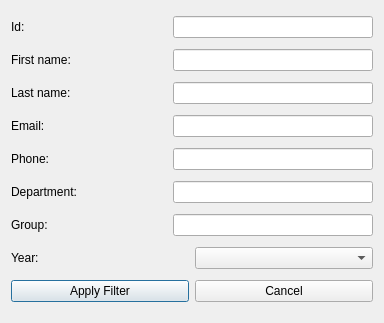
<?xml version="1.0" encoding="UTF-8"?>
<ui version="4.0">
 <class>SelectFilterDialog</class>
 <widget class="QDialog" name="SelectFilterDialog">
  <property name="geometry">
   <rect>
    <x>0</x>
    <y>0</y>
    <width>384</width>
    <height>323</height>
   </rect>
  </property>
  <property name="windowTitle">
   <string>Select Filter</string>
  </property>
  <layout class="QVBoxLayout" name="verticalLayout">
   <item>
    <layout class="QHBoxLayout" name="horizontalLayout_9">
     <item>
      <widget class="QLabel" name="label_8">
       <property name="text">
        <string>Id:</string>
       </property>
      </widget>
     </item>
     <item>
      <widget class="QLineEdit" name="leId">
       <property name="maximumSize">
        <size>
         <width>200</width>
         <height>16777215</height>
        </size>
       </property>
       <property name="text">
        <string/>
       </property>
      </widget>
     </item>
    </layout>
   </item>
   <item>
    <layout class="QHBoxLayout" name="horizontalLayout_6">
     <item>
      <widget class="QLabel" name="label">
       <property name="text">
        <string>First name:</string>
       </property>
      </widget>
     </item>
     <item>
      <widget class="QLineEdit" name="leFirstName">
       <property name="maximumSize">
        <size>
         <width>200</width>
         <height>16777215</height>
        </size>
       </property>
      </widget>
     </item>
    </layout>
   </item>
   <item>
    <layout class="QHBoxLayout" name="horizontalLayout_5">
     <item>
      <widget class="QLabel" name="label_2">
       <property name="text">
        <string>Last name:</string>
       </property>
      </widget>
     </item>
     <item>
      <widget class="QLineEdit" name="leLastName">
       <property name="maximumSize">
        <size>
         <width>200</width>
         <height>16777215</height>
        </size>
       </property>
      </widget>
     </item>
    </layout>
   </item>
   <item>
    <layout class="QHBoxLayout" name="horizontalLayout_4">
     <item>
      <widget class="QLabel" name="label_3">
       <property name="text">
        <string>Email:</string>
       </property>
      </widget>
     </item>
     <item>
      <widget class="QLineEdit" name="leEmail">
       <property name="maximumSize">
        <size>
         <width>200</width>
         <height>16777215</height>
        </size>
       </property>
      </widget>
     </item>
    </layout>
   </item>
   <item>
    <layout class="QHBoxLayout" name="horizontalLayout_3">
     <item>
      <widget class="QLabel" name="label_4">
       <property name="text">
        <string>Phone:</string>
       </property>
      </widget>
     </item>
     <item>
      <widget class="QLineEdit" name="lePhone">
       <property name="maximumSize">
        <size>
         <width>200</width>
         <height>16777215</height>
        </size>
       </property>
      </widget>
     </item>
    </layout>
   </item>
   <item>
    <layout class="QHBoxLayout" name="horizontalLayout_2">
     <item>
      <widget class="QLabel" name="label_5">
       <property name="text">
        <string>Department:</string>
       </property>
      </widget>
     </item>
     <item>
      <widget class="QLineEdit" name="leDepartment">
       <property name="maximumSize">
        <size>
         <width>200</width>
         <height>16777215</height>
        </size>
       </property>
      </widget>
     </item>
    </layout>
   </item>
   <item>
    <layout class="QHBoxLayout" name="horizontalLayout">
     <item>
      <widget class="QLabel" name="label_6">
       <property name="text">
        <string>Group:</string>
       </property>
      </widget>
     </item>
     <item>
      <widget class="QLineEdit" name="leGroup">
       <property name="maximumSize">
        <size>
         <width>200</width>
         <height>16777215</height>
        </size>
       </property>
      </widget>
     </item>
    </layout>
   </item>
   <item>
    <layout class="QHBoxLayout" name="horizontalLayout_7">
     <item>
      <widget class="QLabel" name="label_7">
       <property name="text">
        <string>Year:</string>
       </property>
      </widget>
     </item>
     <item>
      <widget class="QComboBox" name="cbYear">
       <property name="currentText">
        <string/>
       </property>
       <item>
        <property name="text">
         <string/>
        </property>
       </item>
       <item>
        <property name="text">
         <string>1</string>
        </property>
       </item>
       <item>
        <property name="text">
         <string>2</string>
        </property>
       </item>
       <item>
        <property name="text">
         <string>3</string>
        </property>
       </item>
       <item>
        <property name="text">
         <string>4</string>
        </property>
       </item>
       <item>
        <property name="text">
         <string>5</string>
        </property>
       </item>
       <item>
        <property name="text">
         <string>6</string>
        </property>
       </item>
      </widget>
     </item>
    </layout>
   </item>
   <item>
    <layout class="QHBoxLayout" name="horizontalLayout_8">
     <item>
      <widget class="QPushButton" name="pbApplyFilter">
       <property name="text">
        <string>Apply Filter</string>
       </property>
      </widget>
     </item>
     <item>
      <widget class="QPushButton" name="pbCancel">
       <property name="text">
        <string>Cancel</string>
       </property>
      </widget>
     </item>
    </layout>
   </item>
  </layout>
 </widget>
 <resources/>
 <connections/>
</ui>
